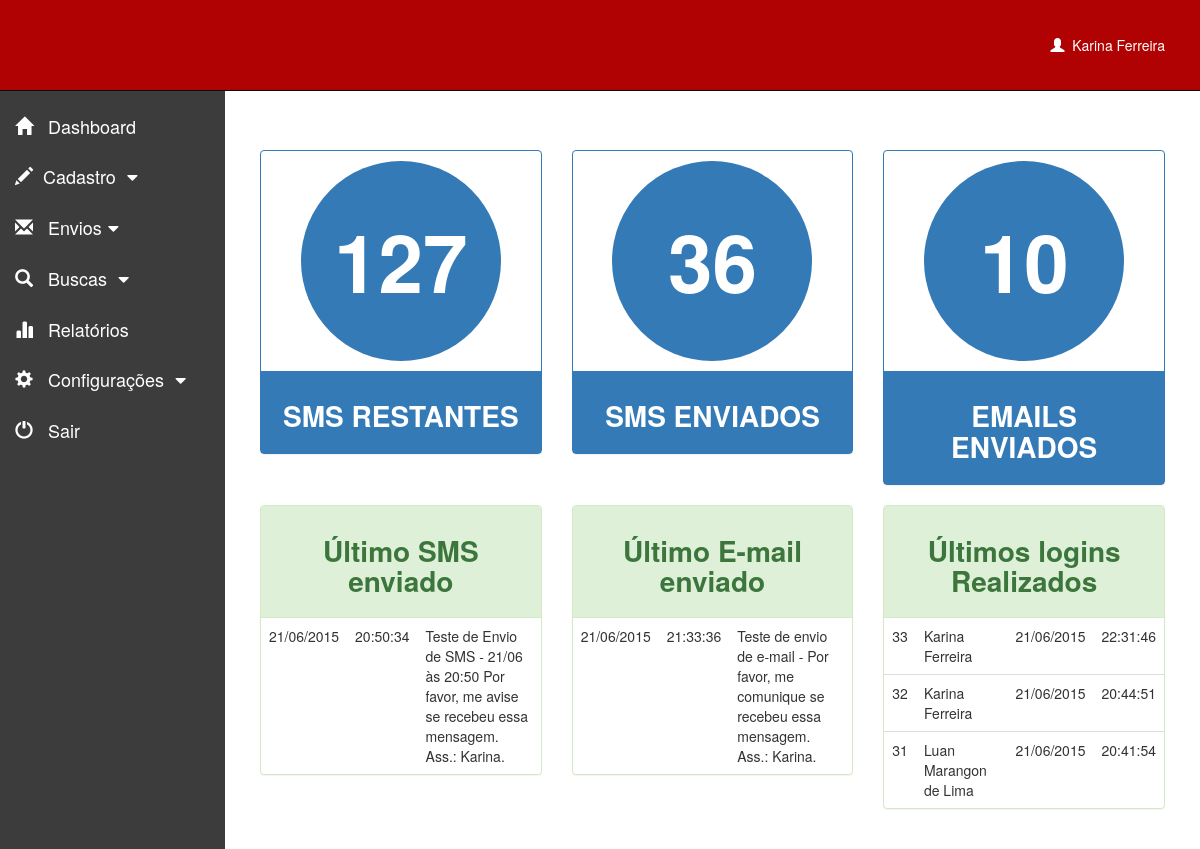
Screenshot of /home.php?sistema (signed in) with the database file from the repository.
### tables this page shows
CREATE TABLE IF NOT EXISTS `tab_controlesms` (
  `cod_controleSMS` int(11) NOT NULL AUTO_INCREMENT,
  `controleSMS` int(11) DEFAULT NULL,
  PRIMARY KEY (`cod_controleSMS`)
);

CREATE TABLE IF NOT EXISTS `tab_email` (
  `cod_email` int(11) NOT NULL AUTO_INCREMENT,
  `mensagem_email` varchar(3000) NOT NULL,
  `dt_envio` date NOT NULL,
  `hr_envio` time NOT NULL,
  `cod_usuario` int(11) NOT NULL,
  PRIMARY KEY (`cod_email`,`cod_usuario`),
  KEY `fk_tab_email_tab_usuario1_idx` (`cod_usuario`)
);

### dadosdash.php (called while the page is built, shortened)
<?php
	include ("conexao.php");
	if (!$conexao) {
	 	$conn = 2;
	 }
	 else {
	 	$query = "SELECT controleSMS FROM tab_controlesms WHERE cod_controleSMS = 1";
	 	$executa = mysqli_query($conexao, $query);
	 	while ($result = mysqli_fetch_array($executa)){
	 		$totalSMS = $result['controleSMS'];
	 	}
	 	$query = "SELECT * FROM tab_sms_pessoas_turma";
	 	$result = mysqli_query($conexao, $query);
	 	$contSMS = mysqli_num_rows($result);
	 	$query = "SELECT * FROM tab_pessoas_turma_email";
	 	$result = mysqli_query($conexao, $query);
	 	$contEmail = mysqli_num_rows($result);
	 	$query = "SELECT MAX(cod_sms) FROM tab_sms";
	 	$executa = mysqli_query($conexao, $query);
	 	while ($result = mysqli_fetch_array($executa)) {
	 		$idSMS = $result[0];
	 	}
	 	$query = "SELECT mensagem_sms, dt_sms, hr_sms FROM tab_sms WHERE cod_sms = $idSMS";
	 	$executa = mysqli_query($conexao, $query);
	 	while ($result = mysqli_fetch_array($executa)) {
	 		$msgSMS = $result['mensagem_sms'];
	 		$dt_sms = $result['dt_sms'];
	 		$hr_sms = $result['hr_sms'];
	 	}
	 	$query = "SELECT MAX(cod_email) FROM tab_email";
	 	$executa = mysqli_query($conexao, $query);
	 	while ($result = mysqli_fetch_array($executa)) {
	 		$idEmail = $result[0];
	 	}
	 	$query = "SELECT mensagem_email, dt_envio, hr_envio FROM tab_email WHERE cod_email = $idEmail";
	 	$executa = mysqli_query($conexao, $query);
	 	while ($result = mysqli_fetch_array($executa)) {
	 		$msgEmail = $result['mensagem_email'];
	 		$dt_email = $result['dt_envio'];
	 		$hr_email = $result['hr_envio'];
	 	}
	 	$query = "SELECT MAX(cod_log) FROM tab_log";
	 	$executa = mysqli_query($conexao, $query);
	 	while ($result = mysqli_fetch_array($executa)) {
	 		$codIni = $result[0];
	 	}
	 	$codFin = $codIni - 2;
	 	$k = 0;
	 	for ($i=$codFin; $i <= $codIni ; $i++) {
	 		$procura = "SELECT L.dt_log, L.hr_log, L.cod_log, U.nome_usuario
	 		FROM tab_log L, tab_usuario U
	 		WHERE L.cod_log = '$i'
	 		and L.cod_usuario = U.cod_usuario
	 		ORDER BY L.cod_log";
	 		$executa = mysqli_query($conexao, $procura);
	 		while ($result = mysqli_fetch_array($executa)) {
	 			$codigo[$k] = $result['cod_log'];
	 			$usuario[$k] = $result['nome_usuario'];
	 			$dt_log[$k] = $result['dt_log'];
	 			$hr_log[$k] = $result['hr_log'];
	 		}
	 		$k++;
	 	}
	 }
?>

### formata_data.php (called while the page is built, shortened)
<?php
function formata_data($data)
{
 $data = explode('-',$data);
 $data = $data[2].'/'.$data[1].'/'.$data[0];
 return $data;
}
?>

### sistema.php (the view, shortened to what this page needs)
<!DOCTYPE html>
<html lang="en">
<head>
</head>
<body>
		<div id="page-wrapper">
			<?php
			include("dadosdash.php");
			include("formata_data.php"); ?>
			<br>
			<br>
			<br>
			<br>
			<div class="container-fluid">
				<div class="row">
					<div class="col-md-4">
						<div class="panel panel-primary">
							<div class="circulo"><?php echo $totalSMS; ?></div>
							<div class="panel-heading">
								<h3>SMS RESTANTES</h3>
							</div>
						</div>
					</div>
					<div class="col-md-4">
						<div class="panel panel-primary">
							<p class="circulo"><?php echo $contSMS; ?></p>
							<div class="panel-heading">
								<h3>SMS ENVIADOS</h3>
							</div>
						</div>
					</div>
					<div class="col-md-4">
						<div class="panel panel-primary">
							<p class="circulo"><?php echo $contEmail; ?></p>
							<div class="panel-heading">
								<h3>EMAILS ENVIADOS</h3>
							</div>
						</div>
					</div>
				</div>
				<div class="row">
					<div class="col-md-4">
						<div class="panel panel-success">
							<div class="panel-heading">
								<h3>Último SMS enviado</h3>
							</div>
							<table class="table">
								<?php
									echo "<tr>
											<td>".formata_data($dt_sms)."</td>
											<td>".$hr_sms."</td>
											<td>".$msgSMS."</td>
										 </tr>";
								?>
							</table>
						</div>
					</div>
					<div class="col-md-4">
						<div class="panel panel-success">
							<div class="panel-heading">
								<h3>Último E-mail enviado</h3>
							</div>
							<table class="table">
								<?php
									echo "<tr>
											<td>".formata_data($dt_email)."</td>
											<td>".$hr_email."</td>
											<td>".$msgEmail."</td>
										 </tr>";
								?>
							</table>
						</div>
					</div>
					<div class="col-md-4">
						<div class="panel panel-success">
							<div class="panel-heading">
								<h3>Últimos logins Realizados</h3>
							</div>
							<table class="table">
								<?php
									for ($i=$k-1; $i >= 0; $i--) {
										echo "<tr>
												<td>".$codigo[$i]."</td>
												<td>".$usuario[$i]."</td>
												<td>".formata_data($dt_log[$i])."</td>
												<td>".$hr_log[$i]."</td>
											 </tr>";
									}
								?>
							</table>
						</div>
					</div>
				</div>
			</div>
		</div>
</body>
</html>

### css/sb-admin.css (style rules this page uses)
body { margin-top: 100px; background-color: #222; }
@media (min-width:768px) { body { margin-top: 50px; } }
#page-wrapper { width: 100%; padding: 0; background-color: #fff; }
@media (min-width:768px) { #page-wrapper { padding: 10px; } }

### css/estilo.css (style rules this page uses)
body { background-color: #3C3C3C; }
#page-wrapper { width: 100%; min-height: 100%; padding: 0; background-color: #fff; }
@media (min-width:768px) { #page-wrapper { padding: 10px; min-height: 500px; background-color: #fff; } }
.circulo { background: #337ab7; color: #fff; width: 200px; height: 200px; margin: 0 auto; line-height: 200px; vertical-align: middle; text-align: center; font-size: 80px; font-weight: bold; border-radius: 50%; -moz-border-radius: 50%; -webkit-border-radius: 50%; }
.panel-primary { padding-top: 10px; }
.panel-primary > .panel-heading { margin-top: 10px; }
.panel-heading > h3 { font-size: 28px; font-weight: bold; text-align: center; }

### rows the page displays
tab_controlesms: controleSMS "127"
tab_email: dt_envio "21/06/2015", hr_envio "21:33:36", mensagem_email "Teste de envio de e-mail - Por favor, me comunique se recebeu essa mensagem. Ass.: Karina."

### other values shown
$admin "Karina Ferreira"
$contSMS "36"
$contEmail "10"
formata_data($dt_sms) "21/06/2015"
$hr_sms "20:50:34"
$msgSMS "Teste de Envio de SMS - 21/06 às 20:50 Por favor, me avise se recebeu essa mensagem. Ass.: Karina."
$codigo[$i] "33"
$usuario[$i] "Karina Ferreira"
formata_data($dt_log[$i]) "21/06/2015"
$hr_log[$i] "22:31:46"
$codigo[$i] "32"
$hr_log[$i] "20:44:51"
$codigo[$i] "31"
$usuario[$i] "Luan Marangon de Lima"
$hr_log[$i] "20:41:54"
